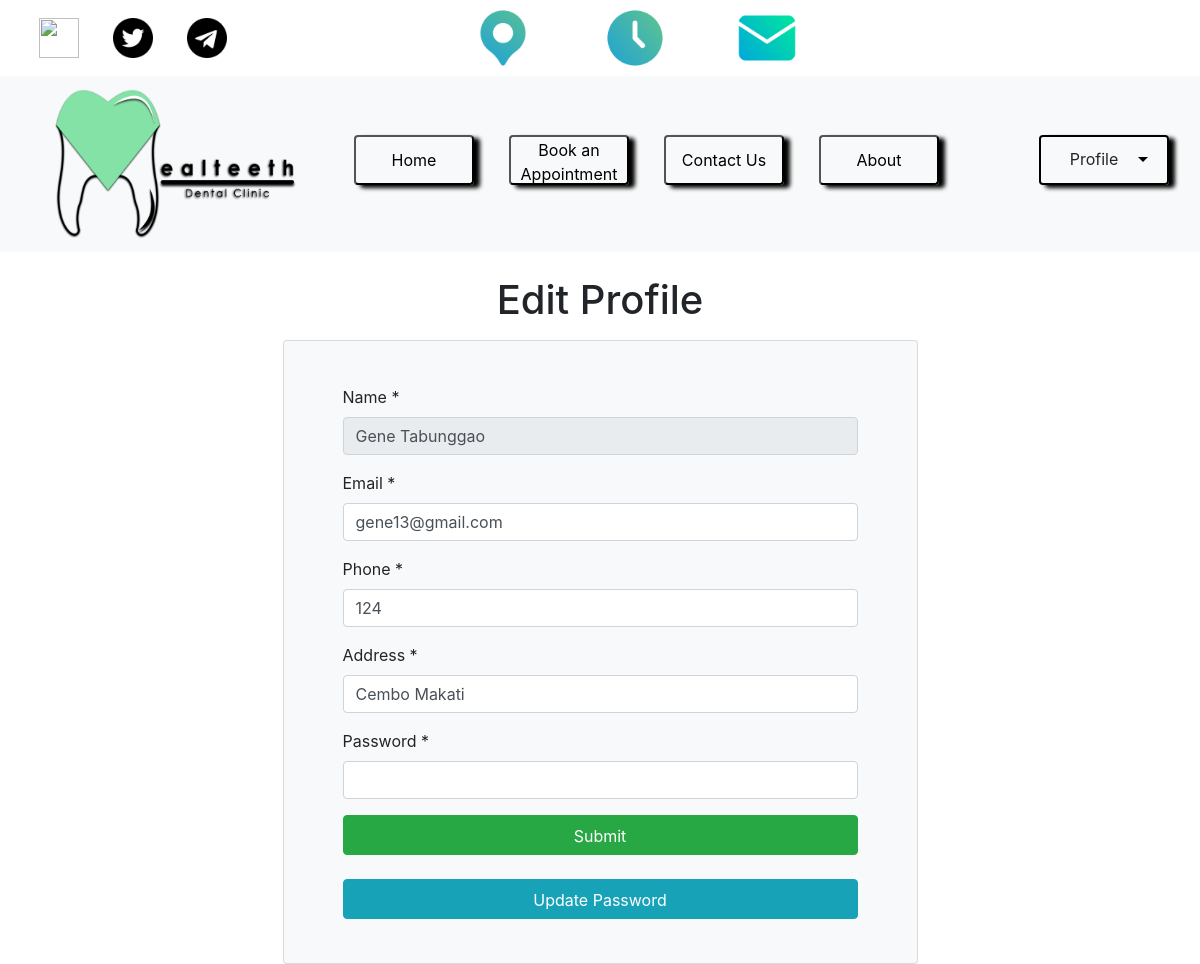
The page /user-profile.php (signed in) on the database its author committed.
### tables this page shows
CREATE TABLE `user` (
  `id` int(11) NOT NULL,
  `full_name` varchar(100) NOT NULL,
  `email_address` varchar(100) NOT NULL,
  `password` varchar(100) NOT NULL,
  `contact_number` int(100) NOT NULL,
  `full_address` varchar(100) NOT NULL,
  `role` varchar(11) NOT NULL DEFAULT 'Patient'
);

### user-profile.php (the view, shortened to what this page needs)
<?php
   include 'config2.php';
   $id = $_SESSION['id'];
   $result = mysqli_query($con, "SELECT * FROM user where id = $id");
   while($row = mysqli_fetch_array($result)){
   $full_name = $row['full_name'];
   $email_address = $row['email_address'];
   $contact_number = $row['contact_number'];
   $full_address = $row['full_address'];
}
   ?>
<!DOCTYPE html>
<html>
   <head>
      <link rel="stylesheet" type="text/css" href="https://maxcdn.bootstrapcdn.com/bootstrap/4.0.0/css/bootstrap.min.css">
      <link rel="stylesheet" type="text/css" href="css/nav.css">
   </head>
   <body>
      <?php include'nav_patient.php'; ?>
      <div class="container">
         <br>
         <h1 align="center">Edit Profile</h1>
         <div class="row">
            <div class="col-lg-7 mx-auto">
               <div class="card mt-2 mx-auto p-4 bg-light">
                  <div class="card-body bg-light">
                     <div class="container">
                        <form method="post" action ="update-user.php" enctype="multipart/form-data">
                           <div class="controls">
                              <div class="row">
                                 <div class="col-md-12">
                                    <div class="form-group">
                                       <label for="form_name">Name *</label> <input id="form_name" type="text" name="patient_name" class="form-control" value="<?php echo $full_name;?>" disabled required="required" data-error="Firstname is required.">
                                    </div>
                                 </div>
                              </div>
                              <div class="row">
                                 <div class="col-md-12">
                                    <div class="form-group">
                                       <label for="form_email">Email *</label> <input id="form_email" type="text" name="email" class="form-control" value="<?php echo $email_address;?>" required="required" data-error="Valid email is required.">
                                    </div>
                                 </div>
                              </div>
                              <div class="row">
                                 <div class="col-md-12">
                                    <div class="form-group">
                                       <label for="form_name">Phone *</label> <input id="form_name" type="text" name="phone" class="form-control" value="<?php echo $contact_number;?>" required="required" data-error="Firstname is required.">
                                    </div>
                                 </div>
                              </div>
                              <div class="row">
                                 <div class="col-md-12">
                                    <div class="form-group">
                                       <label for="form_name">Address *</label> <input id="form_name" type="text" name="address" class="form-control" value="<?php echo $full_address;?>" required="required" data-error="Firstname is required.">
                                    </div>
                                 </div>
                              </div>
                              <div class="row">
                                 <div class="col-md-12">
                                    <div class="form-group">
                                       <label for="form_name">Password *</label> <input id="form_name" type="password" name="password" class="form-control" value="" data-error="password is required.">
                                    </div>
                                 </div>
                              </div>
                              <div class="row">
                                 <div class="col-md-12">
                                    <input type="submit" class="btn btn-success btn-send pt-2 btn-block" value="Submit" name="action">
                                 </div>
                              </div>
                              <br>
                              <div class="row">
                                 <div class="col-md-12">
                                    <input type="submit" class="btn btn-info btn-send pt-2 btn-block" value="Update Password" name="action">
                                 </div>
                              </div>
                           </div>
                        </form>
                     </div>
                  </div>
               </div>
            </div>
         </div>
      </div>
   </body>
</html>

### rows shown on the page
user: patient_name "Gene Tabunggao", email "gene13@gmail.com", phone "124", address "Cembo Makati"
